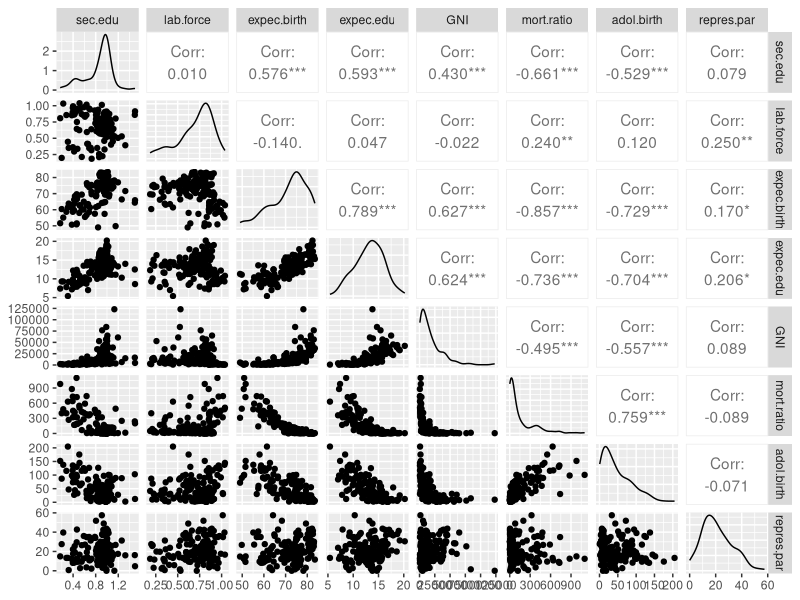
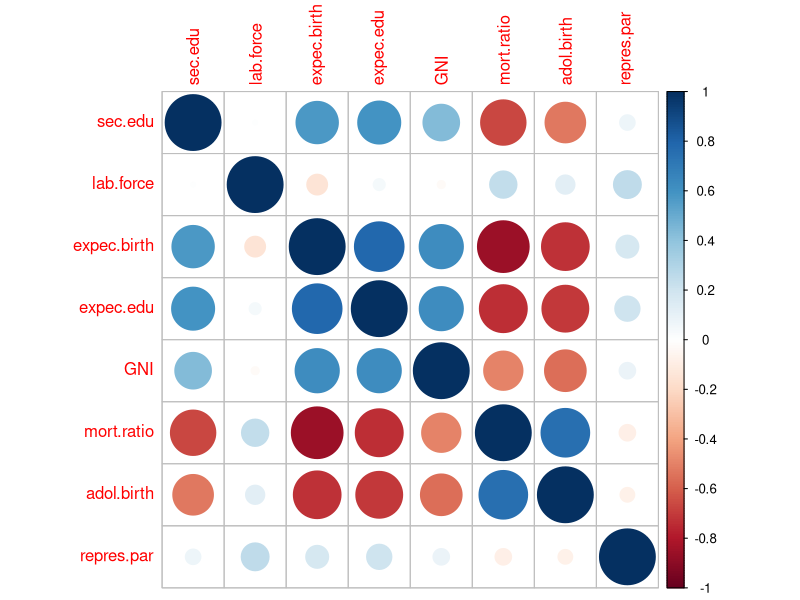
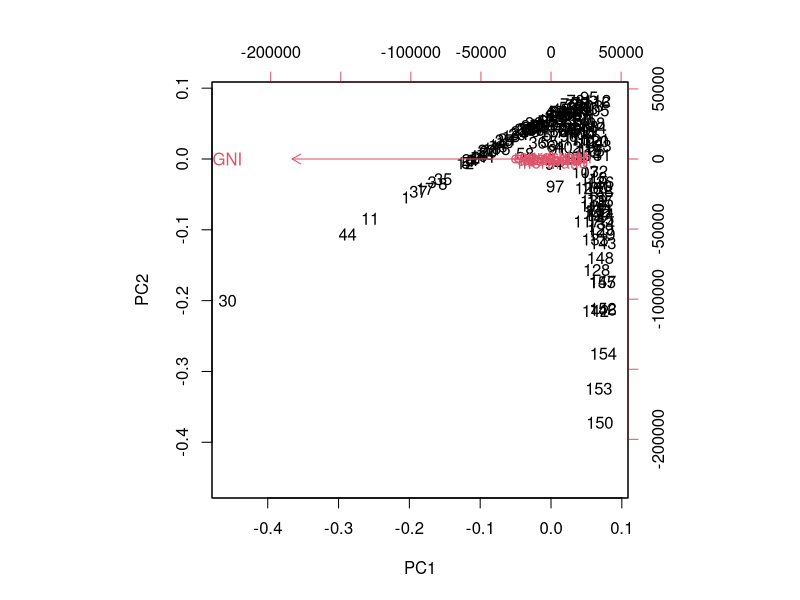
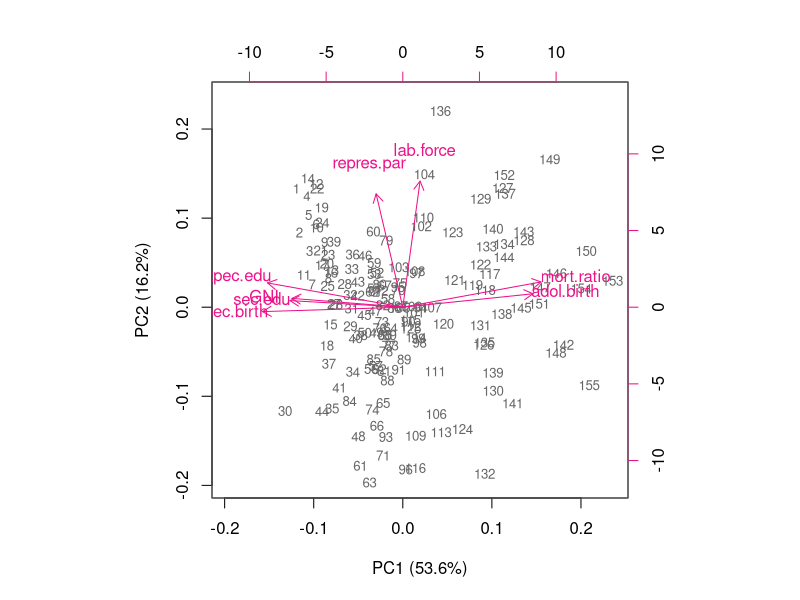

Here is the R script that generated these plots, in order: (Note: this script raises an error after producing the figures.)
setwd("D:/New folder/OneDrive for Business 1/Git/IODS/IODS-project/data")
human <- read.table(file = "human.txt",
                    header = TRUE,
                    dec = ".")
 
# Library
library(GGally)
library(corrplot)
library(FactoMineR)
library(tidyr)
# Overview of data (task 1)
summary(human)
str(human)

ggpairs(human)
cor(human)%>%corrplot()

# PCA on raw data (task 2)
pca_human_raw <- prcomp(human, scale = FALSE)
pca_human_raw

# Among all variables, GNI had a stronger correlation with PC1. Since the variables weren't standardized,
# the magnitude and range of some variables, especially of GNI, was much greater, so the PCA gave more emphasis to GNI.

s <- summary(pca_human_raw)
s
# PC1 explains 100% of the total variance in the data.

# draw a biplot of the principal component representation and the original variables
biplot(pca_human_raw)

# PCA with standardized data (task 3)

pca_human_std <- prcomp(human, scale=TRUE)
pca_human_std

# Expec.birth, expect.edu, sec.edu, and GNI variables show a strong and negative correlation with PC1, while mort.ratio
# and adolbirth showed a strong positive correlation with PC1. Repres.par and lab.force showed a strong positive 
# correlation with PC2. We can say that PC1 represents well expec.edu

# create and print out a summary of pca_human
s <- summary(pca_human_std)
s

# assigning the proportion of variance as percent to each PC

pca_pr <- round(100*s$importance[2, ], digits = 1)
pc_lab<-paste0(names(pca_pr), " (", pca_pr, "%)")
pc_lab

#The PCA produced two components with eigenvalues (in units of standard deviation) above 1.0,
#which explained about 70% of the total variance among the eight original variables.

# draw a biplot of the principal component representation and the original variables
biplot(pca_human_std, cex = c(0.8, 1), col = c("grey40", "deeppink2"), xlab = pc_lab[1], ylab = pc_lab[2])

# Interpretation (task 4)
# We can see that PC1 and PC1 explained 53.6% and 16.2% of the total variance, respectively. 
# PC1 represents Expec.birth, expect.edu, sec.edu, and GNI, that strongly correlates with each other, which negatively
# correlate with mort.ratio and adol.virth, that strongly correlate with each other. ON the other hand, PC2
# represents repres.par and lab.force, which are independent from the other variables in the data set.
# You can see they are orthogonally positioned on the biplot.

# MCA

data("tea")
dim(tea)
str(tea)

keep_columns <- c("Tea", "age", "How", "where", "friends", "breakfast")
tea_time <- select(tea, one_of(keep_columns))
summary(tea_time)
gather(tea_time) %>% ggplot(aes(value)) + facet_wrap("key", scales = "free") +geom_bar()+
  theme(axis.text.x = element_text(angle = 45, hjust = 1, size = 8))

mca <- MCA(tea_time, quanti.sup= 2, graph = FALSE)
summary(mca)
# Of all variables,"where" correlated more strongly with dimension 1 (but also with dimension 3),
# whereas "How" correlated more with dimension 2."Tea" type correlated with dimension 3.
# All variables were significant in dim 1.
# Chain store+tea shop was not significant for dim 2 nor for dim 3.
# Tea with milk was not significant for dim 3.
dimdesc(mca)
# Age is significantly correlated with dim 2 (p<0.05) and dim 3 (p<0.001).

plot(mca, invisible=c("ind"),habillage = "quali")
